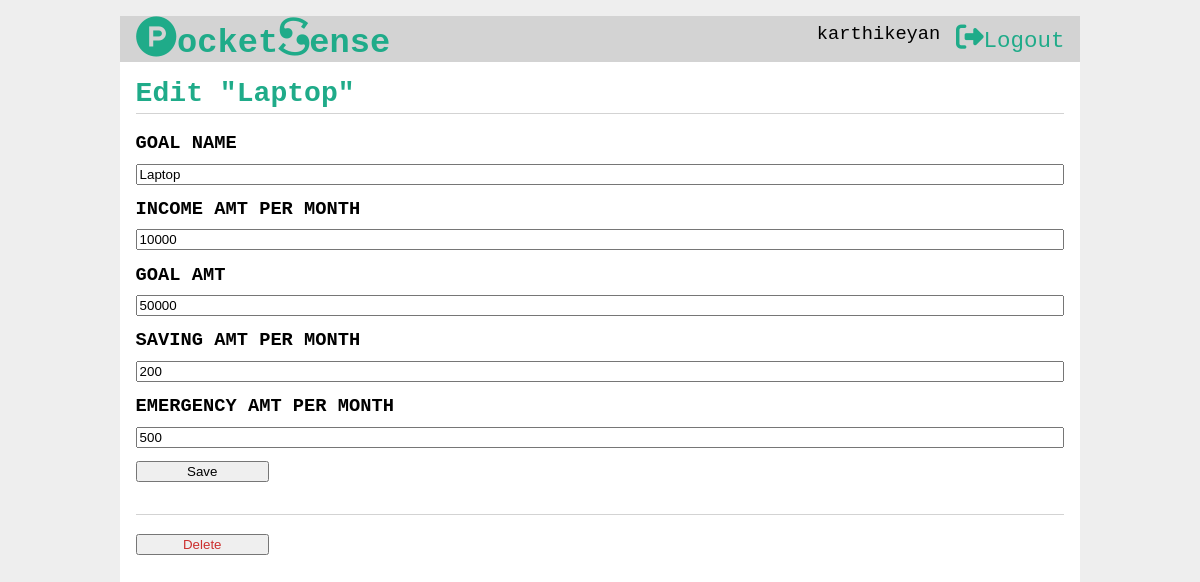
Page /goal/2/update (signed in) on the earlier database version.
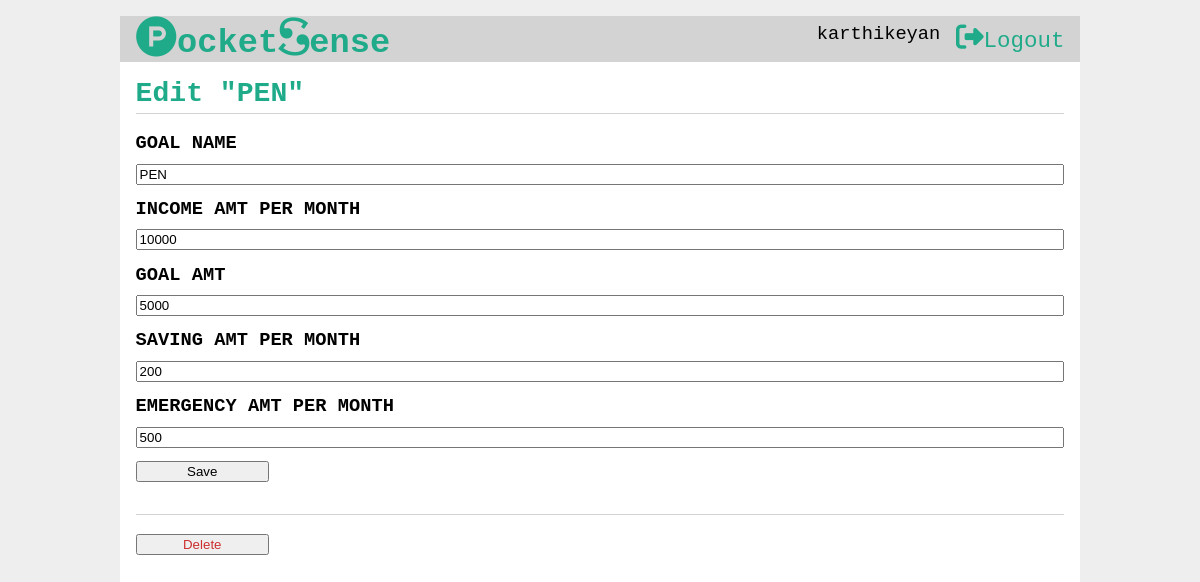
Same page on the later database version.
### tables this page shows
CREATE TABLE goal(
	goal_id INTEGER PRIMARY KEY AUTOINCREMENT,
	author_id INTEGER ,
	task_author INTEGER,

	goal_name TEXT UNIQUE ,
	income_amt INTEGER ,
	goal_amt INTEGER ,
	goal_saving INTEGER,

	fix_saving_amt INTEGER,
	saving_amt INTEGER ,
	emergency_amt INTEGER ,
	
	bonus INTEGER ,
    time_left INTEGER ,
	personal_amt INTEGER ,
	counter INTEGER,

	created TIMESTAMP DEFAULT CURRENT_TIMESTAMP,


	task_name  TEXT,

	task_amt INTEGER,
	task_count INTEGER,
	
	FOREIGN KEY (author_id) REFERENCES child (child_id),
	
	FOREIGN KEY (task_author) REFERENCES parent (parent_id)

);

### fin/goal.py (the view, shortened to what this page needs)
@bp.route('/<int:goal_id>/update', methods=('GET', 'POST'))
@child_login_required
def update(goal_id):
    goals = get_goal(goal_id)
    return render_template('goal/update.html', goals=goals)

### fin/auth.py (called while the page is built)
@bp.before_app_request
def load_logged_in_parent():
    parent_id = session.get('parent_id')
    if parent_id is None:
        g.parent = None
    else:
        g.parent = get_db().execute(
            'SELECT * FROM parent WHERE parent_id = ?', (parent_id,)
        ).fetchone()

@bp.before_app_request
def load_logged_in_child():
    child_id = session.get('child_id')
    if child_id is None:
        g.child = None
    else:
        g.child = get_db().execute(
            'SELECT * FROM child WHERE child_id = ?', (child_id,)
        ).fetchone()

def child_login_required(view):
    @functools.wraps(view)
    def wrapped_view(**kwargs):
        if g.child is None:
            return redirect(url_for('auth.child_login'))
        return view(**kwargs)
    return wrapped_view

### fin/db.py (called while the page is built)
def get_db():
	if 'db' not in g:
		g.db = sqlite3.connect( current_app.config['DATABASE'] , detect_types=sqlite3.PARSE_DECLTYPES)
		g.db.row_factory = sqlite3.Row
	return g.db

### fin/templates/goal/update.html
{% extends 'child_base.html' %}
{% block header %}
  <h1>{% block title %}Edit "{{ goals['goal_name'] }}"{% endblock %}</h1>
{% endblock %}
{% block content %}
  <form method="post">
    <label for="goal_name">GOAL NAME </label>
    <input name="goal_name" id="goal_name" value="{{ request.form['goal_name'] or goals['goal_name'] }}" required>
    <label for="income_amt">INCOME AMT PER MONTH</label>
    <input name="income_amt" id="income_amt" value = "{{ request.form['income_amt'] or goals['income_amt'] }}" required>
    <label for="goal_amt">GOAL AMT</label>
    <input name="goal_amt" id="goal_amt" value =  "{{ request.form['goal_amt'] or goals['goal_amt'] }}" required>
    <label for="saving_amt">SAVING AMT PER MONTH</label>
    <input name="saving_amt" id="saving_amt" value = "{{ request.form['saving_amt'] or goals['saving_amt'] }}" required>
    <label for="emergency_amt">EMERGENCY AMT PER MONTH</label>
    <input name="emergency_amt" id="emergency_amt" value = "{{ request.form['emergency_amt'] or goals['emergency_amt'] }}" required>
    <input type="submit" value="Save">
    </form>
    <hr>
    <form action="{{ url_for('goal.delete', goal_id=goals['goal_id']) }}" method="post">
        <input class="danger" type="submit" value="Delete" onclick="return confirm('Are you sure?');">
    </form>
  {% endblock %}

Differences in the rows shown:
changed goal: goal_name "Laptop" → "PEN"; goal_amt "50000" → "5000"
